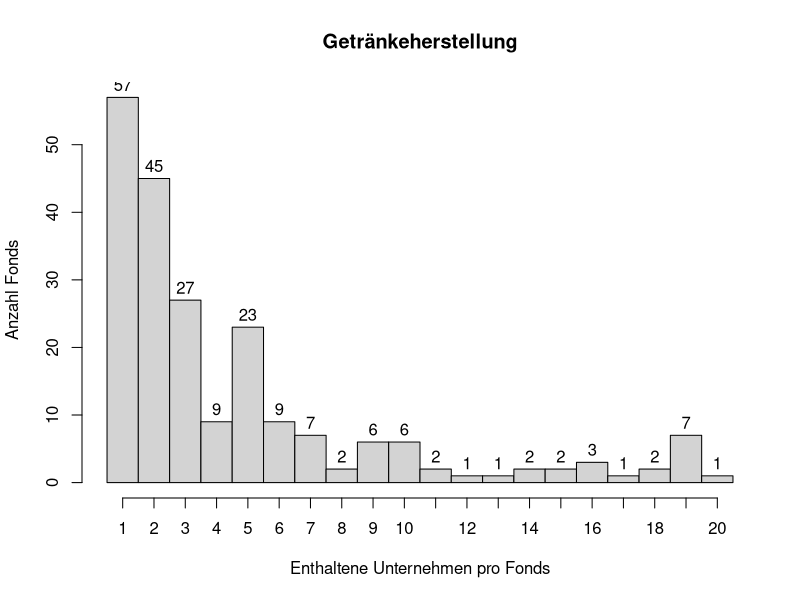

Here is the R script that generated this plot:
# Setzen des Working Directorys
setwd("/Users/jonas/Documents/Promotion/Datenauswertung/Daten/Getraenkeherstellung")


# Aktivieren der Pakete
library(tidyverse)
library(dplyr)


# Einlesen der Auswertungstabelle Agrarchemie
# Die Auswertungstabelle wurde zuvor mit dem Programm Agrarchemie_Auswertung.R berechnet.
df_combined <- read.csv2("Getraenkeherstellung_Auswertung.csv", row.names = 1)


# Anfügen einer weiteren Spalte mit der Summe aller Treffer pro Fonds
df_combined$Summe <- rowSums(df_combined)


# Erstellen eines neuen Data Frames unter Zuweisung des Werts NA bei einer Summe 0
# Diese Anpassung dient der statistischen Auswertung. Fonds, die kein einziges Unternehmen der Branche halten, sind neutral in ihrem Interesse und müssen daher bei der Auswertung ausgeklammert werden.
df_cleaned <- df_combined
df_cleaned$Summe [df_cleaned$Summe == 0] <- NA


# Statistische Auswertung der Verteilung mit 0
summary(df_combined$Summe)


# Statistische Auswertung der Verteilung ohne 0
summary(df_cleaned$Summe)


# Grafische Darstellung mittels Histogramm
h <- hist(df_cleaned$Summe,
          main = "Getränkeherstellung",
          xlab = "Enthaltene Unternehmen pro Fonds",
          ylab = "Anzahl Fonds",
          breaks = seq(0.5, 20.5, length = 21),
          xaxt = 'n')
axis(side = 1, at=seq(1, 20, 1))
text(h$mids, h$counts, labels = h$counts, adj = c(0.5, -0.5))
